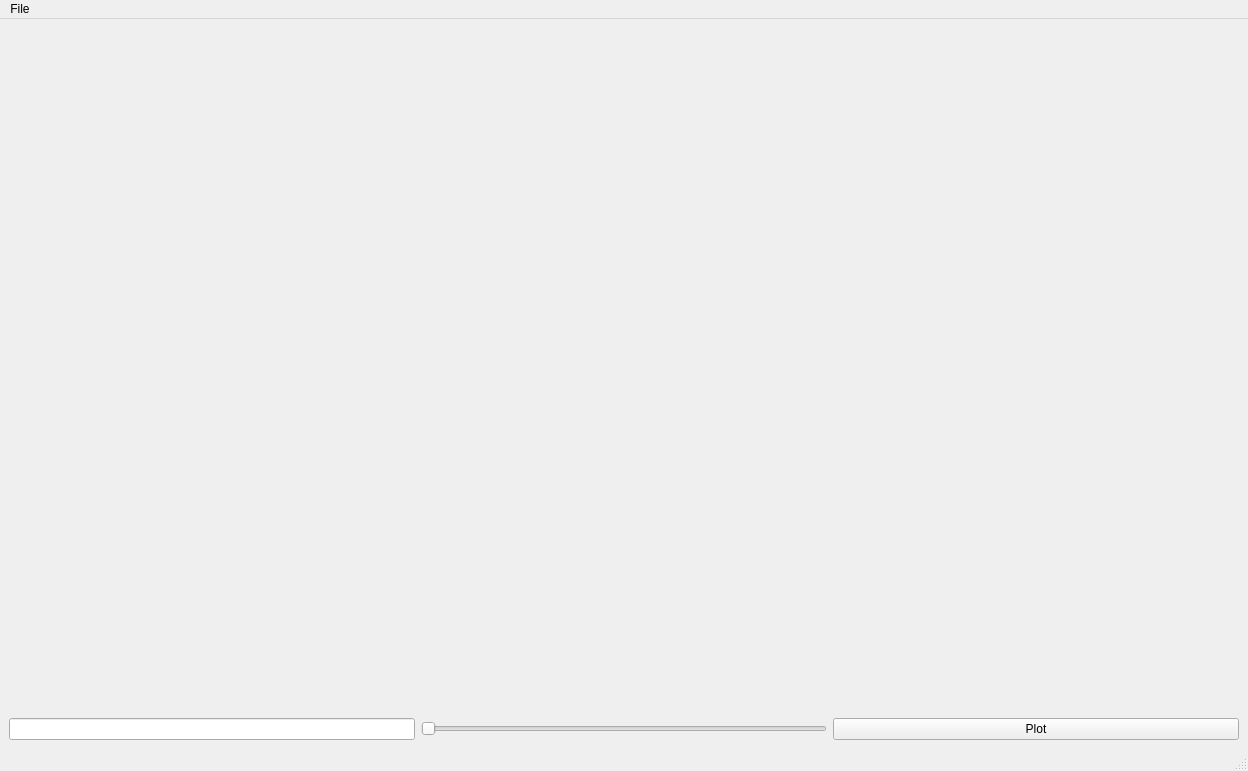
<?xml version="1.0" encoding="UTF-8"?>
<ui version="4.0">
 <class>MainWindow</class>
 <widget class="QMainWindow" name="MainWindow">
  <property name="geometry">
   <rect>
    <x>0</x>
    <y>0</y>
    <width>1248</width>
    <height>771</height>
   </rect>
  </property>
  <property name="windowTitle">
   <string>MainWindow</string>
  </property>
  <widget class="QWidget" name="centralwidget">
   <layout class="QGridLayout" name="gridLayout">
    <item row="0" column="0" colspan="3">
     <widget class="QWidget" name="widget" native="true">
      <property name="sizePolicy">
       <sizepolicy hsizetype="Expanding" vsizetype="Expanding">
        <horstretch>1</horstretch>
        <verstretch>1</verstretch>
       </sizepolicy>
      </property>
      <property name="minimumSize">
       <size>
        <width>0</width>
        <height>0</height>
       </size>
      </property>
      <property name="sizeIncrement">
       <size>
        <width>1</width>
        <height>1</height>
       </size>
      </property>
      <property name="baseSize">
       <size>
        <width>691</width>
        <height>431</height>
       </size>
      </property>
     </widget>
    </item>
    <item row="1" column="0">
     <widget class="QLineEdit" name="lineEdit"/>
    </item>
    <item row="1" column="1">
     <widget class="QSlider" name="horizontalSlider">
      <property name="orientation">
       <enum>Qt::Horizontal</enum>
      </property>
     </widget>
    </item>
    <item row="1" column="2">
     <widget class="QPushButton" name="pushButton">
      <property name="text">
       <string>Plot</string>
      </property>
     </widget>
    </item>
   </layout>
  </widget>
  <widget class="QMenuBar" name="menubar">
   <property name="geometry">
    <rect>
     <x>0</x>
     <y>0</y>
     <width>1248</width>
     <height>30</height>
    </rect>
   </property>
   <widget class="QMenu" name="menuFile">
    <property name="title">
     <string>File</string>
    </property>
    <addaction name="separator"/>
    <addaction name="actionOptions"/>
    <addaction name="actionExit_2"/>
   </widget>
   <addaction name="menuFile"/>
  </widget>
  <widget class="QStatusBar" name="statusbar"/>
  <action name="actionOpen">
   <property name="text">
    <string>Option</string>
   </property>
  </action>
  <action name="actionExit">
   <property name="text">
    <string>Exit</string>
   </property>
  </action>
  <action name="actionOptions">
   <property name="text">
    <string>Options</string>
   </property>
  </action>
  <action name="actionExit_2">
   <property name="text">
    <string>Exit</string>
   </property>
  </action>
 </widget>
 <resources/>
 <connections/>
</ui>
